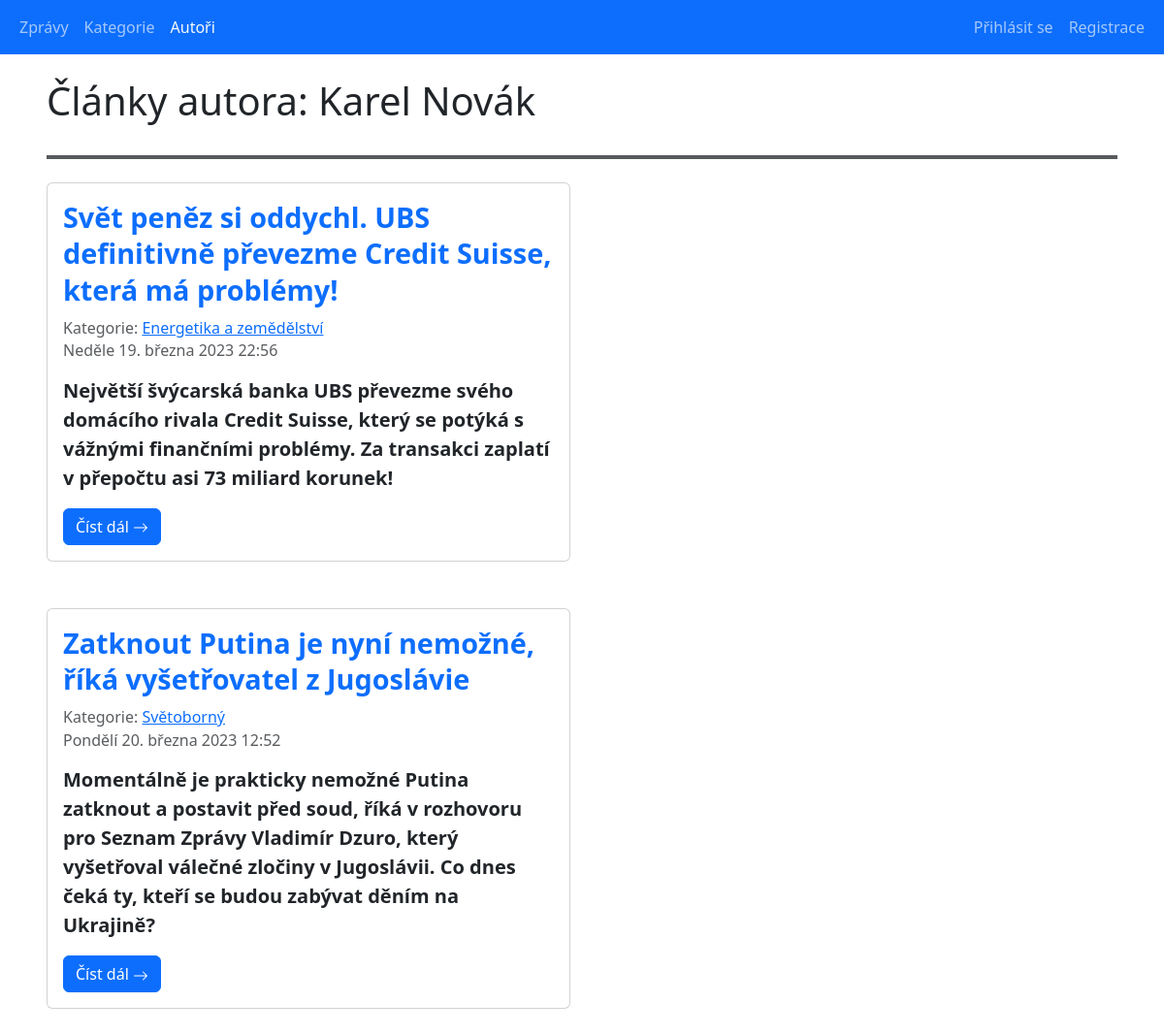
Screenshot of /main_projekt/authors_detail.php?id=1 with the database file from the repository.
### tables this page shows
CREATE TABLE `authors` (
  `id` int(11) UNSIGNED NOT NULL,
  `name` varchar(20) NOT NULL,
  `surname` varchar(20) NOT NULL,
  `created_at` datetime NOT NULL DEFAULT current_timestamp(),
  `username` varchar(50) NOT NULL,
  `password` varchar(255) DEFAULT NULL,
  `role_id` int(10) UNSIGNED DEFAULT NULL
);

CREATE TABLE `articles` (
  `id` int(10) UNSIGNED NOT NULL,
  `introduction` text DEFAULT NULL,
  `content` text DEFAULT NULL,
  `title` text DEFAULT NULL,
  `author_id` int(10) UNSIGNED NOT NULL,
  `category_id` int(10) UNSIGNED NOT NULL,
  `created_at` datetime NOT NULL DEFAULT current_timestamp(),
  `is_published` tinyint(1) NOT NULL DEFAULT 0 COMMENT 'Zveřejněný/Nezveřejněný'
);

CREATE TABLE `categories` (
  `id` int(10) UNSIGNED NOT NULL,
  `category_name` varchar(50) NOT NULL
);

### main_projekt/classes/Database.php (called while the page is built, shortened)
<?php
class Database
{
    public function __construct()
    {
        $this->conn = new PDO(self::DSN, self::USERNAME, self::PASSWORD, [
            PDO::ATTR_ERRMODE => PDO::ERRMODE_EXCEPTION,
        ]);
        $this->conn->query('SET NAMES utf8');
    }
}

### main_projekt/classes/DateUtils.php (called while the page is built)
<?php
class DateUtils {
    public static function DatumCesky(string $date): string
    {
        $englishDate = (new Datetime($date))->format('l d. F Y H:i');
        $men = [
            'January', 'February', 'March', 'April', 'May',
            'June', 'July', 'August', 'September', 'October',
            'November', 'December'
        ];
        $mcz = [
            'ledna', 'února', 'března', 'dubna', 'května',
            'června', 'července', 'srpna', 'září', 'října',
            'listopadu', 'prosince'
        ];
        $englishDate = str_replace($men, $mcz, $englishDate);
        $den = [
            'Monday', 'Tuesday', 'Wednesday', 'Thursday',
            'Friday', 'Saturday', 'Sunday'
        ];
        $dcz = [
            'Pondělí', 'Úterý', 'Středa', 'Čtvrtek',
            'Pátek', 'Sobota', 'Neděle'
        ];
        return str_replace($den, $dcz, $englishDate);
    }
}

### main_projekt/authors_detail.php (the view, shortened to what this page needs)
<?php
require_once 'classes/Database.php';
require_once 'classes/DateUtils.php';
$db = new Database();
if (isset($_GET['id']) && is_numeric($_GET['id'])) {
    $sql = 'SELECT * from authors where id = :id';
    $stmt = $db->conn->prepare($sql);
    $stmt->execute([
        ':id' => $_GET['id'],
    ]);
    $author = $stmt->fetch(PDO::FETCH_ASSOC);
    $sql = 'SELECT a.*, c.id as cat_id, c.category_name from articles a
            left join categories c on a.category_id = c.id
            where a.is_published = 1 and a.author_id = :author_id';
    $stmt = $db->conn->prepare($sql);
    $stmt->execute([
        ':author_id' => $_GET['id'],
    ]);
    $articles = $stmt->fetchAll(PDO::FETCH_ASSOC);
}
else {
    header('Location: authors_list.php');
    die();
}
?>
<!doctype html>
<html lang="cs">
<head>
    <link rel="stylesheet" href="./bootstrap/css/bootstrap.min.css">
    <link rel="stylesheet" href="./styles/index.css">
</head>
<body>
<?php include_once 'reusable_components/navbar.php'; ?>
<div class="container-fluid px-5">
    <div class="mb-4 d-flex justify-content-between">
        <h1>Články autora: <?= $author['name'].' '.$author['surname'] ?></h1>
    </div>
    <hr class="border border-dark border-2 opacity-75 mb-4">
    <div class="row flex-column">
        <div class="col-sm-9 col-lg-6">
            <?php if(empty($articles)): ?>
                <h2>Žádné veřejně dostupné články</h2>
            <?php else: ?>
                <?php foreach ($articles as $article): ?>
                    <div class="card mb-5">
                        <div class="card-body">
                            <h5 class="card-title ar_title mb-3">
                                <a href="articles_detail.php?article_id=<?= $article['id'] ?>">
                                    <?= $article['title'] ?>
                                </a>
                            </h5>
                            <h6 class="card-subtitle mb-2 text-muted">
                                Kategorie:
                                <a href="categories_detail.php?id=<?= $article['cat_id'] ?>"><?= $article['category_name'] ?></a>
                            </h6>
                            <h6 class="card-subtitle mb-3 text-muted">
                                <time>
                                    <?= DateUtils::DatumCesky($article['created_at']) ?>
                                </time>
                            </h6>
                            <p class="card-text mb-3 fw-semibold fs-5">
                                <?= $article['introduction'] ?>
                            </p>
                            <a href="articles_detail.php?article_id=<?= $article['id'] ?>" class="card-link btn btn-primary">Číst dál
                                <svg xmlns="http://www.w3.org/2000/svg" width="16" height="16" fill="currentColor" class="bi bi-arrow-right" viewBox="0 0 16 16">
                                    <path fill-rule="evenodd" d="M1 8a.5.5 0 0 1 .5-.5h11.793l-3.147-3.146a.5.5 0 0 1 .708-.708l4 4a.5.5 0 0 1 0 .708l-4 4a.5.5 0 0 1-.708-.708L13.293 8.5H1.5A.5.5 0 0 1 1 8z"/>
                                </svg>
                            </a>
                        </div>
                    </div>
                <?php endforeach; ?>
            <?php endif; ?>
        </div>
    </div>
</div>
</body>
</html>

### main_projekt/styles/index.css (style rules this page uses)
.ar_title { font-size: 1.8em; font-weight: 700; line-height: 1.3; color: dodgerblue; }
.ar_title > a { text-decoration: none; }

### rows the page displays
authors: name "Karel", surname "Novák"
articles: title "Svět peněz si oddychl. UBS definitivně převezme Credit Suisse, která má problémy!", category.category_name "Energetika a zemědělství", created_at "Neděle 19. března 2023 22:56", introduction "Největší švýcarská banka UBS převezme svého domácího rivala Credit Suisse, který se potýká s vážnými finančními problémy. Za transakci zaplatí v přepočtu asi 73 miliard korunek!"
articles: title "Zatknout Putina je nyní nemožné, říká vyšetřovatel z Jugoslávie", category.category_name "Světoborný", created_at "Pondělí 20. března 2023 12:52", introduction "Momentálně je prakticky nemožné Putina zatknout a postavit před soud, říká v rozhovoru pro Seznam Zprávy Vladimír Dzuro, který vyšetřoval válečné zločiny v Jugoslávii. Co dnes čeká ty, kteří se budou zabývat děním na Ukrajině?"
